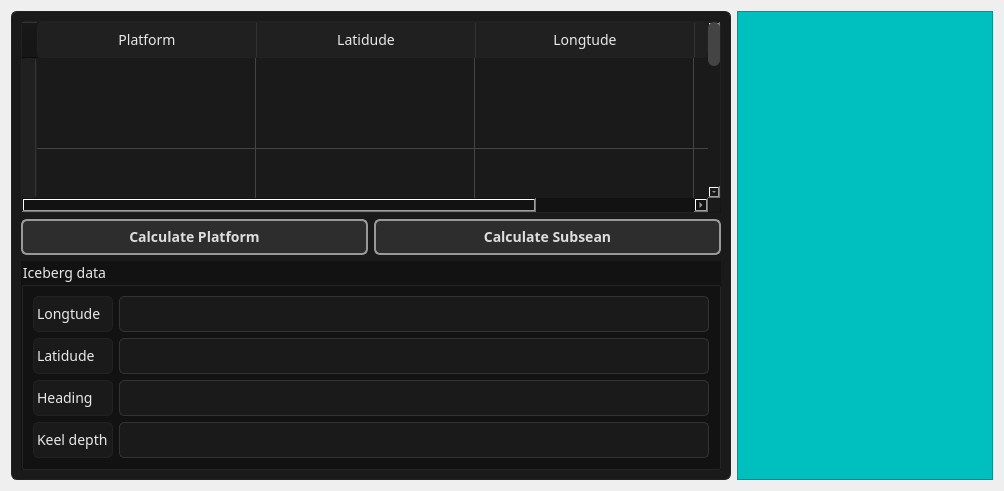
      <widget class="QWidget" name="Map_Tab">
       <attribute name="title">
        <string>Map</string>
       </attribute>
       <layout class="QHBoxLayout" name="horizontalLayout_2">
        <item>
         <widget class="QFrame" name="Left_Map">
          <property name="styleSheet">
           <string notr="true">/* ======================= */
/*   GLOBAL APP BACKGROUND */
/* ======================= */
QWidget {
    background-color: #121212;   /* deep black */
    color: #e8e8e8;              /* white/gray text */
    font-size: 14px;
    font-family: Segon Ui, Arial;
}

/* ======================= */
/*       PUSH BUTTONS       */
/* ======================= */
QPushButton {
    background-color: #1f1f1f;
    color: #eaeaea;
    border: 1px solid #333;
    padding: 8px 14px;
    border-radius: 6px;
}

QPushButton:hover {
    background-color: #00000;
}

QPushButton:pressed {
    background-color: #0000;
    border-color: #555;
}

/* ======================= */
/*        LINE EDITS        */
/* ======================= */
QLineEdit, QTextEdit, QPlainTextEdit {
    background-color: #1a1a1a;
    color: white;
    border: 1px solid #333;
    border-radius: 5px;
    padding: 6px;
}

/* ======================= */
/*       COMBO BOXES        */
/* ======================= */
QComboBox {
    background-color: #1a1a1a;
    color: white;
    border: 1px solid #333;
    border-radius: 5px;
    padding: 6px;
}

QComboBox QAbstractItemView {
    background-color: #1a1a1a;
    selection-background-color: #333;
    color: white;
}

/* ======================= */
/*         SLIDERS          */
/* ======================= */
QSlider::groove:horizontal {
    height: 6px;
    background: #333;
    border-radius: 3px;
}

QSlider::handle:horizontal {
    background: #666;
    width: 14px;
    border-radius: 7px;

}
QSlider::groove:vertical {
    background: #333;          /* dark groove */
    width: 6px;                /* slim line */
    border-radius: 3px;
}

QSlider::handle:vertical {
    background: #666;          /* gray handle */
    border: 1px solid #444;
    height: 18px;
    width: 18px;
    margin: -4px 0;            /* allow overlap */
    border-radius: 9px;
}

QSlider::add-page:vertical {
    background: #222;           /* down side */
    border-radius: 3px;
}

QSlider::sub-page:vertical {
    background: #555;           /* up side */
    border-radius: 3px;
}
/* ======================= */
/*         TABLES           */
/* ======================= */
QTableWidget, QTableView {
    background-color: #151515;
    gridline-color: #444;
    border: 1px solid #333;
    color: white;
}

QHeaderView::section {
    background-color: #202020;
    color: #e8e8e8;
    padding: 6px;
    border: 0px;
    border-right: 1px solid #333;
}

QTableWidget::item:selected {
    background-color: #333;
    color: white;
}

/* ======================= */
/*          TABS            */
/* ======================= */
QTabWidget::pane {
    border: 1px solid #333;
    background: #111;
}

QTabBar::tab {
    background: #1d1d1d;
    color: #ddd;
    padding: 8px 20px;
    border-radius: 6px;
    margin-right: 4px;
}

QTabBar::tab:selected {
    background: #333333;
    color: white;
}

QTabBar::tab:hover {
    background: #2a2a2a;
}

/* ======================= */
/*       SCROLLBARS         */
/* ======================= */
QScrollBar:vertical {
    background: #1a1a1a;
    width: 12px;
}

QScrollBar::handle:vertical {
    background: #444;
    border-radius: 6px;
}

QScrollBar::handle:vertical:hover {
    background: #555;
}



/* ======================= */
/*          FRAMES          */
/* ======================= */
QFrame {
    border: 1px solid #222;
    border-radius: 6px;
    background-color: #1a1a1a;
}
/======================/ 
/*      Prograssing Bar    */
/======================/ 
QProgressBar {
    border: 2px solid #444;
    border-radius: 5px;
    background-color: #222;
    text-align: center;
    color: white;
}

QProgressBar::chunk {
    background-color: #00b050;   /* اللون الأخضر */
    width: 10px;
}</string>
          </property>
          <property name="frameShape">
           <enum>QFrame::NoFrame</enum>
          </property>
          <layout class="QGridLayout" name="gridLayout_7">
           <item row="4" column="0" colspan="2">
            <widget class="QGroupBox" name="iceberg_Data">
             <property name="sizeIncrement">
              <size>
               <width>300</width>
               <height>0</height>
              </size>
             </property>
             <property name="baseSize">
              <size>
               <width>200</width>
               <height>0</height>
              </size>
             </property>
             <property name="font">
              <font>
               <family>Segon Ui</family>
               <pointsize>-1</pointsize>
               <strikeout>false</strikeout>
              </font>
             </property>
             <property name="title">
              <string>Iceberg data</string>
             </property>
             <layout class="QGridLayout" name="gridLayout_8">
              <item row="3" column="0">
               <widget class="QLabel" name="Depth">
                <property name="text">
                 <string>Keel depth</string>
                </property>
               </widget>
              </item>
              <item row="0" column="0">
               <widget class="QLabel" name="Lon">
                <property name="text">
                 <string>Longtude</string>
                </property>
               </widget>
              </item>
              <item row="2" column="0">
               <widget class="QLabel" name="Heading">
                <property name="text">
                 <string>Heading</string>
                </property>
               </widget>
              </item>
              <item row="1" column="0">
               <widget class="QLabel" name="Lat">
                <property name="text">
                 <string>Latidude</string>
                </property>
               </widget>
              </item>
              <item row="0" column="1">
               <widget class="QLineEdit" name="lineLon"/>
              </item>
              <item row="1" column="1">
               <widget class="QLineEdit" name="lineLat"/>
              </item>
              <item row="2" column="1">
               <widget class="QLineEdit" name="lineHead"/>
              </item>
              <item row="3" column="1">
               <widget class="QLineEdit" name="lineDepth"/>
              </item>
             </layout>
            </widget>
           </item>
           <item row="1" column="1">
            <widget class="QPushButton" name="btn_calculate_Subsean">
             <property name="styleSheet">
              <string notr="true">QPushButton {
    background-color: #2d2d2d;          /* same tone as slider sub-page */
    border: 2px solid #999;             /* metallic border like slider lever */
    border-radius: 6px;
    padding: 6px 12px;
    color: #dddddd;
    font-weight: bold;
}

/* Hover effect: subtle brightness increase */
QPushButton:hover {
    background-color: #3a3a3a;
    border-color: #ccc;
}

QPushButton:pressed {
    background: qlineargradient(x1:0, y1:0, x2:0, y2:1,
        stop:0 #1a1a2a, stop:0.5 #0a0a1a, stop:1 #00000a);
    color: #a0a0ff;
    border: 2px solid #5555ff;
    text-shadow: 0px 0px 8px rgba(100, 100, 255, 0.7);
    box-shadow: 0px 0px 15px rgba(100, 100, 255, 0.4);
}


</string>
             </property>
             <property name="text">
              <string>Calculate Subsean</string>
             </property>
            </widget>
           </item>
           <item row="1" column="0">
            <widget class="QPushButton" name="btn_calculate_Platform">
             <property name="styleSheet">
              <string notr="true">QPushButton {
    background-color: #2d2d2d;          /* same tone as slider sub-page */
    border: 2px solid #999;             /* metallic border like slider lever */
    border-radius: 6px;
    padding: 6px 12px;
    color: #dddddd;
    font-weight: bold;
}

/* Hover effect: subtle brightness increase */
QPushButton:hover {
    background-color: #3a3a3a;
    border-color: #ccc;
}

QPushButton:pressed {
    background: qlineargradient(x1:0, y1:0, x2:0, y2:1,
        stop:0 #1a1a2a, stop:0.5 #0a0a1a, stop:1 #00000a);
    color: #a0a0ff;
    border: 2px solid #5555ff;
    text-shadow: 0px 0px 8px rgba(100, 100, 255, 0.7);
    box-shadow: 0px 0px 15px rgba(100, 100, 255, 0.4);
}


</string>
             </property>
             <property name="text">
              <string>Calculate Platform</string>
             </property>
            </widget>
           </item>
           <item row="0" column="0" colspan="2">
            <widget class="QTableWidget" name="Platform_table">
             <property name="minimumSize">
              <size>
               <width>700</width>
               <height>0</height>
              </size>
             </property>
             <property name="maximumSize">
              <size>
               <width>51202</width>
               <height>51200</height>
              </size>
             </property>
             <attribute name="horizontalHeaderCascadingSectionResizes">
              <bool>true</bool>
             </attribute>
             <attribute name="horizontalHeaderMinimumSectionSize">
              <number>100</number>
             </attribute>
             <attribute name="horizontalHeaderDefaultSectionSize">
              <number>219</number>
             </attribute>
             <attribute name="horizontalHeaderShowSortIndicator" stdset="0">
              <bool>true</bool>
             </attribute>
             <attribute name="horizontalHeaderStretchLastSection">
              <bool>true</bool>
             </attribute>
             <attribute name="verticalHeaderCascadingSectionResizes">
              <bool>true</bool>
             </attribute>
             <attribute name="verticalHeaderMinimumSectionSize">
              <number>22</number>
             </attribute>
             <attribute name="verticalHeaderDefaultSectionSize">
              <number>91</number>
             </attribute>
             <attribute name="verticalHeaderShowSortIndicator" stdset="0">
              <bool>true</bool>
             </attribute>
             <attribute name="verticalHeaderStretchLastSection">
              <bool>true</bool>
             </attribute>
             <row>
              <property name="text">
               <string/>
              </property>
             </row>
             <row>
              <property name="text">
               <string/>
              </property>
             </row>
             <row>
              <property name="text">
               <string/>
              </property>
             </row>
             <row>
              <property name="text">
               <string/>
              </property>
             </row>
             <column>
              <property name="text">
               <string>Platform</string>
              </property>
             </column>
             <column>
              <property name="text">
               <string>Latidude</string>
              </property>
             </column>
             <column>
              <property name="text">
               <string>Longtude</string>
              </property>
             </column>
             <column>
              <property name="text">
               <string>Depth</string>
              </property>
             </column>
            </widget>
           </item>
          </layout>
         </widget>
        </item>
        <item>
         <widget class="QGraphicsView" name="Map">
          <property name="styleSheet">
           <string notr="true">background-color: rgb(0, 191, 191);</string>
          </property>
         </widget>
        </item>
       </layout>
      </widget>
